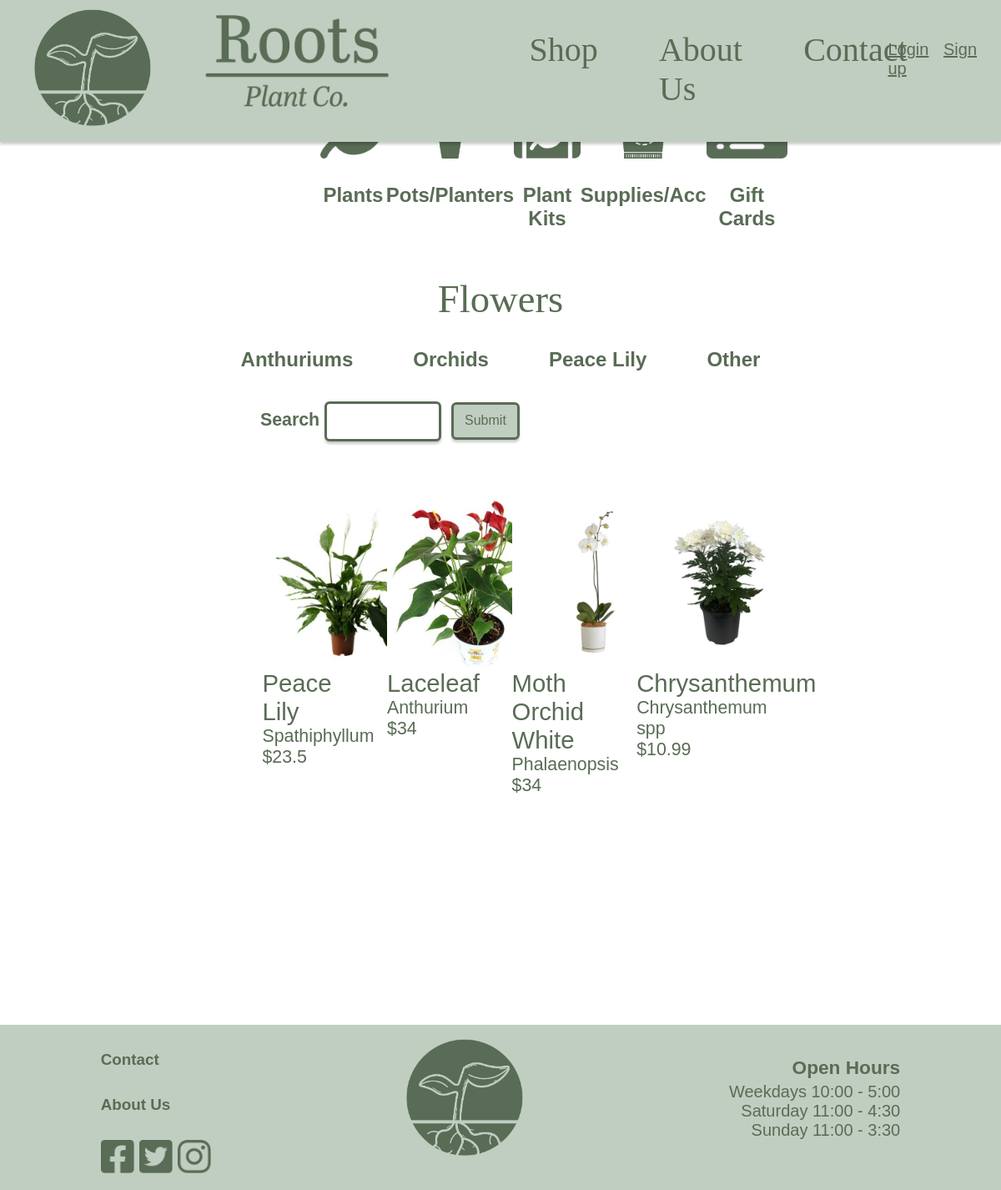
Page /shopPlantsFlowers on the committed database.
### Website/models.py (models this page shows)
class ShopProducts(db.Model):
    __tablename__ = 'shopProducts'
    id = db.Column(db.Integer, primary_key=True)
    name = db.Column(db.String(150), nullable=False) #Is required
    summary = db.Column(db.String(500), nullable=True)
    description = db.Column(db.String(1000), nullable=True)
    price = db.Column(db.Integer, nullable=False) #Is required
    stock = db.Column(db.Integer, nullable=False) #Is required
    category = db.Column(db.String(150), nullable=False) #Is required
    subCategory = db.Column(db.String(150), nullable=True)
    subSubCategory = db.Column(db.String(150), nullable=True)
    imageUrl = db.Column(db.String(150), nullable=False) #Is required
    userId = db.Column(db.Integer, db.ForeignKey('user.id'))

### Website/views.py (the view)
@views.route('/shopPlantsFlowers', methods=['GET', 'POST'])
def shopPlantsFlowers():
    form, products = getShopProducts()
    return render_template('shopPlantsFlowers.html', user=current_user, products=products, form=form)

### Website/forms.py
class SearchForm(FlaskForm):
    search = StringField('Search')
    submit = SubmitField('Submit')

### Website/views.py (called while the page is built)
def getShopProducts():
    form = SearchForm()
    products = []
    if request.method == 'POST':
        if form.validate_on_submit():
            search_term = form.search.data
        if not search_term:
            flash('Please enter a search term', category='error')
        else:
            search_term = search_term.strip()
            search_words = search_term.split()
            products = ShopProducts.query.filter(
                (ShopProducts.name.contains(search_term)) |
                (ShopProducts.category.contains(search_term)) |
                (ShopProducts.summary.contains(search_term)) |
                db.or_(*[ShopProducts.description.contains(word) for word in search_words])
            ).all()
            if not products:
                flash('No products found', category='error')
    else:
        products = ShopProducts.query.all()
    return form, products

### Website/templates/shopPlantsFlowers.html (shortened to what this page needs)
{% extends "shop.html" %}
{% block categoryTitle %}
<h1 class="title">Flowers</h1>
{% endblock %}
{% block subNav %}
<div class="shopSubNav">
    <ul class="subNavItems">
        <li class="subNavItem"><a href="/shopPlantsFlowersAnthuriums">Anthuriums</a></li>
        <li class="subNavItem"><a href="/shopPlantsFlowersOrchids">Orchids</a></li>
        <li class="subNavItem"><a href="/shopPlantsFlowersPeaceLily">Peace Lily</a></li>
        <li class="subNavItem"><a href="/shopPlantsFlowersOther">Other</a></li>
    </ul>
</div>
{% endblock %}
{% block productDisplay %}
    <div class="flexContainer">
        {% for product in products %}
        {% if product.subCategory == "Flowers" %}
        <div class="flexBox">
            <a href = "/product/{{product.id}}">
            <div class="productImage">
                <img src="{{ url_for('static', filename='img/' + product.imageUrl) }}" width="200" alt="Plant image">
            </div>
            <div class="productName">
                {{ product.name }}
            </div>
            <div class="productSummary">
                {{ product.summary }}
            </div>
            <div class="productPrice">
                ${{ product.price }}
            </div>
        </a>
        </div>
        {% endif %}
        {% endfor %}
    </div>
</div>
{% endblock %}

### Website/static/css/navBase.css (style rules this page uses)
body, html { margin: 0%; padding: 0%; background-image: url(/static/background.jpg); background-size: cover; background-attachment: fixed; background-position: center; background-repeat: no-repeat; }

### Website/static/css/shopPage.css (style rules this page uses)
.search input#submit { background-color: #C0CEC1; border: 3px solid #596C55; border-radius: 6px; font-family: "brandon-grotesque", sans-serif; font-weight: 400; font-style: normal; color: #596C55; font-size: 12pt; box-shadow: 0px 3px 3px rgba(0, 0, 0, 0.2); padding-left: 2%; padding-right: 2%; margin-left: 1%; height: 45px; }
.search input#search { width: 20%; height: 40px; border: 3px solid #596C55; border-radius: 6px; box-shadow: 0px 3px 3px rgba(0, 0, 0, 0.2); }
.title { font-family: abril-titling, serif; font-style: normal; font-weight: 400; color: #596C55; font-size: 35pt; text-align: center; }
.subNavItems { list-style: none; display: flex; flex-direction: row; justify-content: center; padding: 0%; }
.subNavItem { margin-left: 5%; margin-right: 5%; }
.subNavItem a { font-family: "brandon-grotesque", sans-serif; font-weight: 600; font-style: normal; color: #596C55; font-size: 18pt; text-decoration: none; }
.flexContainer { width: 100%; height: auto; display: flex; flex-wrap: wrap; flex-direction: row; justify-content: center; box-sizing: border-box; margin: 0%; padding: 10px; }
.flexBox { width: 18%; height: auto; text-align: left; margin: 2%; }
.flexBox a { text-decoration: none; }
.productName { font-family: "brandon-grotesque", sans-serif; font-weight: 400; font-style: normal; color: #596C55; font-size: 22pt; text-decoration: none; margin-bottom: 0%; }
.productSummary { font-family: "brandon-grotesque", sans-serif; font-weight: 400; font-style: normal; color: #596C55; font-size: 16pt; text-decoration: none; margin-top: 0%; margin-bottom: 0%; }
.productPrice { font-family: "brandon-grotesque", sans-serif; font-weight: 400; font-style: normal; color: #596C55; font-size: 16pt; text-decoration: none; margin-top: 0%; margin-bottom: 0%; }

### rows in the picture
ShopProducts: imageUrl (picture), name "Peace Lily", summary "Spathiphyllum", price "23.5"
ShopProducts: imageUrl (picture), name "Laceleaf", summary "Anthurium", price "34"
ShopProducts: imageUrl (picture), name "Moth Orchid White", summary "Phalaenopsis", price "34"
ShopProducts: imageUrl (picture), name "Chrysanthemum", summary "Chrysanthemum spp", price "10.99"
